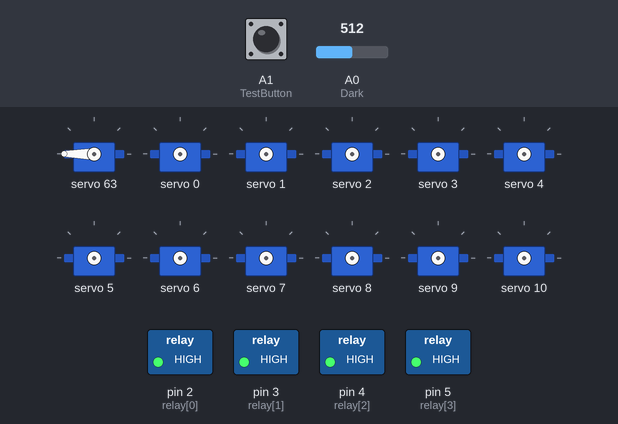
Bench run of a sketch on a simulated Arduino Uno, built with avr-gcc and run on an emulated ATmega328P. On the bench: 12 × servo, switched loads named in the sketch (green lamp = pin HIGH). The inputs (shaded band) are chosen by the test bench; at power-on: A0 (Dark) = 512, A1 (TestButton) LOW.

Above: at 1.2 s.
1.3 s: A0 (Dark) set to 366
5.3 s: A0 (Dark) set to 334
At 8.9 s:
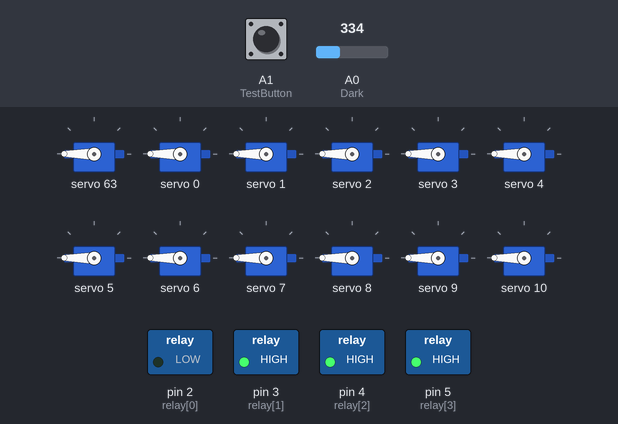
9.3 s: A0 (Dark) set to 360
At 16.8 s:
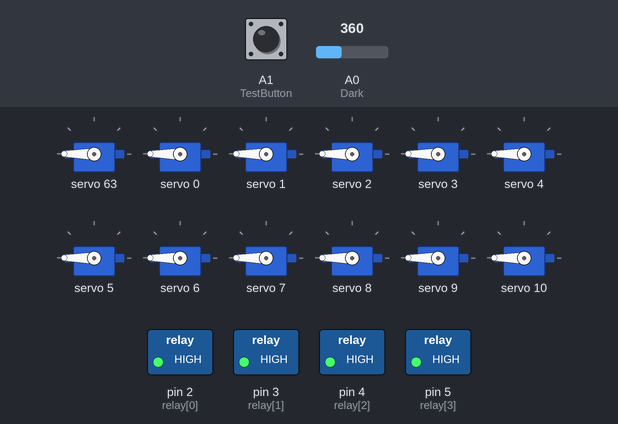
17.1 s: A1 (TestButton) pulled HIGH for 3 s
At 19.1 s:
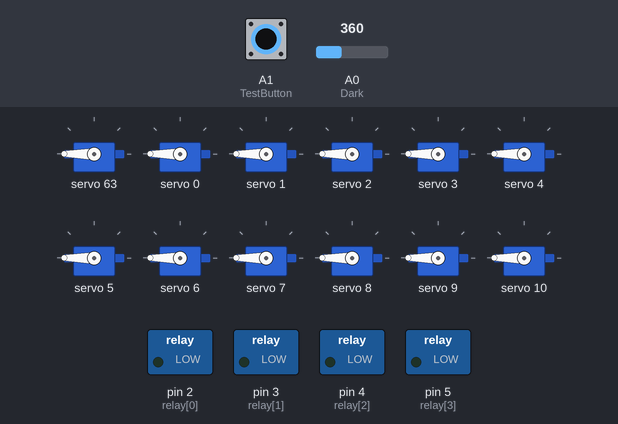
Timing chart, 0 to 20.6 s (numbered marks = the images above; inputs shaded):
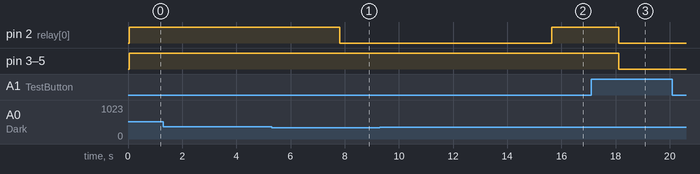

Measured:
- the behaviour switches between 350 and 349 on A0 (Dark) (found by bisection; images 0 and 1)
- after the input at 1.3 s, every drawn part: stays the same
- after the input at 5.3 s, pin 2 (relay[0]): HIGH → LOW after 2.5 s
- after the input at 9.3 s, pin 2 (relay[0]): LOW → HIGH after 6.3 s
- after the input at 17.1 s, pin 2 (relay[0]), pin 3 (relay[1]), pin 4 (relay[2]), pin 5 (relay[3]): HIGH → LOW after 1.0 s

The sketch:

Lamp_Lighter.ino
```cpp
// (licence header left out)
#include <Wire.h>
#include <Adafruit_PWMServoDriver.h>

Adafruit_PWMServoDriver pwm0 = Adafruit_PWMServoDriver(0x40);
Adafruit_PWMServoDriver pwm1 = Adafruit_PWMServoDriver(0x41);
Adafruit_PWMServoDriver pwm2 = Adafruit_PWMServoDriver(0x42);
Adafruit_PWMServoDriver pwm3 = Adafruit_PWMServoDriver(0x43);
Adafruit_PWMServoDriver pwm4 = Adafruit_PWMServoDriver(0x44);

int intensity = 0;
int Dark = A0;  // Input pin photo resistor
boolean Darkness_Falls = false;
boolean TurnedOn[80];
int TestButton = A1; // input for test button
int channel = 0;
int Sunset = 0;
int relay[]={2,3,4,5}; // Arduino pin numbers used for relay
int triggerType = LOW; // type LOW if low trigger and HIGH if high trigger relay is used
int relayON, relayOFF;// used for two different relay trigger type. Do not change
int i = 0;
unsigned long previousMillis[80];        // will store last time LED was updated
unsigned long currentMillis[80];
unsigned long interval[80];           // interval at which to blink (milliseconds)

void TestOn(){
    intensity =2000;
    for (channel=0; channel < 16; channel++) {
      pwm0.setPWM( channel, 0, intensity );
    }
    for (channel=0; channel < 16; channel++) {
      pwm1.setPWM( channel, 0, intensity );
    }
    for (channel=0; channel < 16; channel++) {
      pwm2.setPWM( channel, 0, intensity );
    }
    for (channel=0; channel < 16; channel++) {
      pwm3.setPWM( channel, 0, intensity );
    }
    for (channel=0; channel < 16; channel++) {
      pwm4.setPWM( channel, 0, intensity );
    }
    for (i = 0; i < 4; i++) {
      digitalWrite(relay[i], relayON);
    }
    delay (180000);
}

void TestOff(){
    intensity =0;
    for (channel=0; channel < 16; channel++) {
      pwm0.setPWM( channel, 0, intensity );
    }
    for (channel=0; channel < 16; channel++) {
      pwm1.setPWM( channel, 0, intensity );
    }
    for (channel=0; channel < 16; channel++) {
      pwm2.setPWM( channel, 0, intensity );
    }
    for (channel=0; channel < 16; channel++) {
      pwm3.setPWM( channel, 0, intensity );
    }
    for (channel=0; channel < 16; channel++) {
      pwm4.setPWM( channel, 0, intensity );
    }
    for (i = 0; i < 4; i++) {
      digitalWrite(relay[i], relayOFF);
    }
}

void gm_plant_on() {
  intensity =2000; //interior lights
  pwm2.setPWM( 0, 0, intensity );
  TurnedOn[17]=true;
}

void gm_plant_off() {
  intensity = 0; //interior lights
  pwm2.setPWM( 0, 0, intensity );
  TurnedOn[17]=false;
}

void caution_sign() { //this is a flashing led
  pwm3.setPWM( 15, 0, 2000);
  TurnedOn[63]=true;
}

void street_lights_on() {
    intensity = 2000;
    for (channel=0; channel < 14; channel++) {
      pwm0.setPWM( channel, 0, intensity );
      TurnedOn[channel] = true;
      delay(100);
    }
}

void street_lights_off() {
    intensity =0;
    for (channel=0; channel < 14; channel++) {
      pwm0.setPWM( channel, 0, intensity );
      TurnedOn[channel] = false;
      delay(50);
    }
}

void tower_on() {
  intensity =500;
  pwm1.setPWM( 1, 0, intensity );
  TurnedOn[1]= true;
}

void tower_off() {
  intensity =0;
  pwm1.setPWM( 1, 0, intensity );
  TurnedOn[1]= false;
}

void st_kitty_on() {
  intensity =2000;
  pwm1.setPWM( 2, 0, intensity );
  TurnedOn[2]= true;
}

void st_kitty_off() {
  intensity =0;
  pwm1.setPWM( 2, 0, intensity );
  TurnedOn[2]= false;
}

void meriton_lights_on() {
    intensity =2000;
    for (channel=14; channel < 16; channel++) {
      pwm0.setPWM( channel, 0, intensity );
      TurnedOn[channel] = true;
      delay(50);
    }
}

void meriton_lights_off() {
    intensity =0;
    for (channel=14; channel < 16; channel++) {
      pwm0.setPWM( channel, 0, intensity );
      TurnedOn[channel] = false;
      delay(50);
    }
}

void disco_dans_on() {
  pwm3.setPWM( 1, 0, intensity ); //inside lights
  intensity =3000;
  TurnedOn[50]= true;
  delay(2000);
  intensity =2000;
  pwm3.setPWM( 0, 0, intensity ); //Porch light
  TurnedOn[49]= true;
}

void disco_dans_off() {
  intensity =0;
  pwm3.setPWM( 0, 0, intensity );
  TurnedOn[49]= false;
  delay(1500);
  pwm3.setPWM( 1, 0, intensity );
  TurnedOn[50]= false;
}

void bowl_board_on() {
  intensity =1500;
  pwm3.setPWM( 2, 0, intensity );
  TurnedOn[51]= true;
}

void bowl_board_off() {
  intensity =0;
  pwm3.setPWM( 2, 0, intensity );
  TurnedOn[51]= false;
}

void bus_on() {
  digitalWrite(relay[0], relayON);
}

void bus_off() {
  digitalWrite(relay[0], relayOFF);
}

void motel_office_on() {
    intensity = 1000; //room lights
    pwm3.setPWM(3, 0, intensity );
    TurnedOn[52]= true;
    intensity = 1000; //porch lights
    pwm3.setPWM(4, 0, intensity );
    TurnedOn[53]= true;
    intensity = 1000; // vacancy sign
    pwm3.setPWM(5, 0, intensity );
    TurnedOn[54]= true;
}

void motel_office_off() {
      intensity = 0;
      pwm3.setPWM(3, 0, intensity );
      TurnedOn[52]= false;
      pwm3.setPWM(4, 0, intensity );
      TurnedOn[53]= false;
      pwm3.setPWM(5, 0, intensity );
      TurnedOn[54]= false;
}

void motel_lights_on() {
    intensity =1000; //porch lights
    for (channel=8; channel < 12; channel++) {
      pwm3.setPWM(channel, 0, intensity );
      TurnedOn[channel]= true;
    }
    intensity =2000; //room lights
    for (channel=12; channel < 16; channel++) {
      pwm3.setPWM(channel, 0, intensity );
      TurnedOn[channel]= true;
    }
}

void motel_lights_off() {
    intensity =0;
    for (channel=8; channel < 16; channel++) {
      pwm3.setPWM( channel, 0, intensity );
      TurnedOn[channel]= false;
      delay(100);
    }
}

void setup() {
  pwm0.begin();
  pwm0.setPWMFreq(60);  // This is the maximum PWM frequency
  delay(10);
  pwm1.begin();
  pwm1.setPWMFreq(60);  // This is the maximum PWM frequency
  delay(10);
  pwm2.begin();
  pwm2.setPWMFreq(60);  // This is the maximum PWM frequency
  delay(10);
  pwm3.begin();
  pwm3.setPWMFreq(60);  // This is the maximum PWM frequency
  delay(10);
  pwm4.begin();
  pwm4.setPWMFreq(60);  // This is the maximum PWM frequency
  delay(10);
  pinMode(TestButton, INPUT);
  pinMode(Dark, INPUT);
  if(triggerType)
    {
      relayON = HIGH;
      relayOFF = LOW;
    }
   else{
      relayON = LOW;
      relayOFF = HIGH;
   }
  for(i=0; i < 4; i++)
  {
    pinMode(relay[i], OUTPUT);// sent i(th) pin as output
    digitalWrite(relay[i], relayOFF); // Turn the relay OFF
  }
  for(int k=0; k < 80; k++)
  {
    TurnedOn[k] = false;
  }
}

void loop() {

  if (digitalRead (TestButton) == HIGH){
      TestOn();
      TestOff();
    }
  else {
    caution_sign();
    Sunset = analogRead (Dark);
    if (Sunset < 350) {
      if (Darkness_Falls == false) {
        for (int j=0; j<80; j++) {
          previousMillis[j] = millis();
        }
        street_lights_on();
        tower_on();
        delay (100);
        bus_on();
        gm_plant_on();
        delay (1000);
        st_kitty_on();
        meriton_lights_on();
        delay (2000);
        disco_dans_on();
        delay (1000);
        bowl_board_on();
        delay (1000);
        motel_office_on();
        motel_lights_on();
        Darkness_Falls = true;
      }
      else {
        intensity =0;
        interval[17] = 240000;
        interval[53] = 100000;
        interval[60] = 300000;
        interval[61] = 120000;
        interval[62] = 280000;
        interval[63] = 145000;
        interval[50] = 180000;
        currentMillis[17] = millis(); //st.kitty
        if(currentMillis[17] - previousMillis[17] > interval[17]) {
          pwm2.setPWM( 2, 0, intensity );
        }
        currentMillis[53] = millis(); //Motel office
        if(currentMillis[53] - previousMillis[53] > interval[53]) {
          pwm3.setPWM( 3, 0, 150 );
          pwm3.setPWM( 4, 0, 50 );
        }
        currentMillis[60] = millis(); //room 1
        if(currentMillis[60] - previousMillis[60] > interval[60]) {
          pwm3.setPWM( 12, 0, intensity );
        }
        currentMillis[61] = millis(); //room 2
        if(currentMillis[61] - previousMillis[61] > interval[61]) {
          pwm3.setPWM( 13, 0, intensity );
        }
        currentMillis[62] = millis(); //room 2
        if(currentMillis[62] - previousMillis[62] > interval[62]) {
          pwm3.setPWM( 14, 0, intensity );
        }
        currentMillis[63] = millis(); //room 4
        if(currentMillis[63] - previousMillis[63] > interval[63]) {
          pwm3.setPWM( 15, 0, intensity );
        }
        if (TurnedOn[50] == true) {  //disco dans interior
          currentMillis[50] = millis();
          if(currentMillis[50] - previousMillis[50] > interval[50]) {
            pwm3.setPWM( 1, 0, intensity );
            previousMillis[50] = currentMillis[50];
            interval[50] = 900000;
            TurnedOn[50] = false;
          }
        }
        if (TurnedOn[50] == false) {  //disco dans interior
          currentMillis[50] = millis();
          if(currentMillis[50] - previousMillis[50] > interval[50]) {
            pwm3.setPWM( 1, 3000, intensity );
          }
        }
      }
    }
    else {
      street_lights_off();
      tower_off();
      gm_plant_off();
      st_kitty_off();
      bus_off();
      meriton_lights_off();
      disco_dans_off();
      bowl_board_off();
      motel_lights_off();
      motel_office_off();
      Darkness_Falls = false;
    }
  }
}
```
